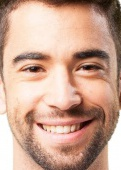
#> input picture man/face_0.jpg, 121 x 170 px, found by its file name; its folder holds 4 pictures in this run
$ jupyter execute --allow-errors 'a gender classification (1).ipynb'
#> lines starting #> are read from the running program, lines starting #| are printed output that depends on the picture
#> further down, img_array is the input picture: shape (170, 121, 3); mean R, G, B 202.3, 164.8, 146
#> `img_resized=resize(img_array,(150,150,3))`:
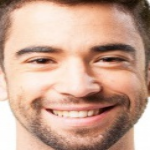
#> img_resized: shape (150, 150, 3) float64; mean R, G, B 0.793, 0.646, 0.572
[cell 1]
import pandas as pd
import os
from skimage.transform import resize
from skimage.io import imread
import numpy as np
import matplotlib.pyplot as plt
Categories=['man','woman']
flat_data_arr=[] #input array
target_arr=[] #output array
datadir='C:/Users/santo/OneDrive/Desktop/ImageRec'
#path which contains all the categories of images
#> (the rest of this cell did not finish here and is left out)

[cell 2]
from sklearn import svm
from sklearn.model_selection import GridSearchCV
param_grid={'C':[0.1,1,10,100],'gamma':[0.0001,0.001,0.1,1],'kernel':['rbf','poly']}
svc=svm.SVC(probability=True)
model=GridSearchCV(svc,param_grid)

[cell 3]
from sklearn.model_selection import train_test_split
#> (the rest of this cell did not finish here and is left out)

[cell 4]
from sklearn.metrics import accuracy_score
#> (the rest of this cell did not finish here and is left out)

[cell 5]
url=input('Enter URL of Image :')
#> the answer given: man/face_0.jpg
img=imread(url)
plt.imshow(img)
plt.show()
img_resize=resize(img,(150,150,3))
l=[img_resize.flatten()]
#> (the rest of this cell did not finish here and is left out)

[cell 6]
url=input('Enter URL of Image :')
#> the answer given: man/face_1.jpg
img=imread(url)
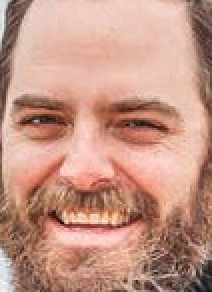
#> input picture man/face_1.jpg, 106 x 146 px (shown 2 times larger)
#> img is the input picture: shape (146, 106, 3); mean R, G, B 196.3, 149.3, 133.1
plt.imshow(img)
plt.show()
img_resize=resize(img,(150,150,3))
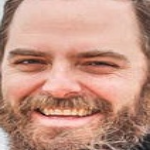
#> img_resize: shape (150, 150, 3) float64; mean R, G, B 0.77, 0.586, 0.522
l=[img_resize.flatten()]
#> (the rest of this cell did not finish here and is left out)

[cell 7]
url=input('Enter URL of Image :')
#> the answer given: man/face_10.jpg
img=imread(url)
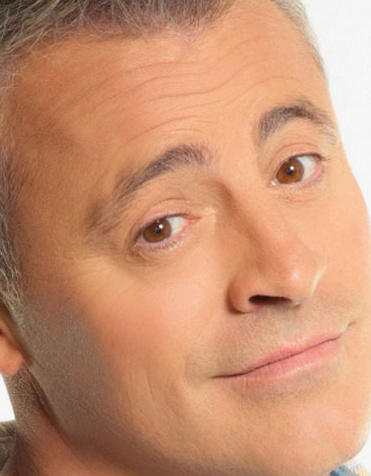
#> input picture man/face_10.jpg, 371 x 476 px
#> img is the input picture: shape (476, 371, 3); mean R, G, B 198.4, 144, 113.3
plt.imshow(img)
plt.show()
img_resize=resize(img,(150,150,3))
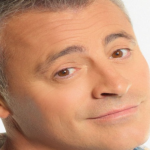
#> img_resize: shape (150, 150, 3) float64; mean R, G, B 0.778, 0.565, 0.444
l=[img_resize.flatten()]
#> (the rest of this cell did not finish here and is left out)
